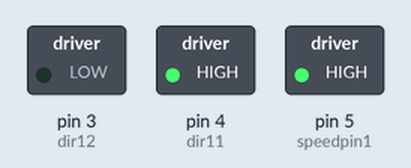
Simulated run of this sketch. Board: Arduino Uno, built with avr-gcc and run on an emulated ATmega328P. On the bench: switched loads named in the sketch (green lamp = pin HIGH).

Above: at 0.05 s.
At 12.0 s:
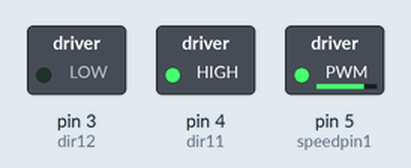
Timing chart, 0 to 13.8 s (numbered marks = the images above):
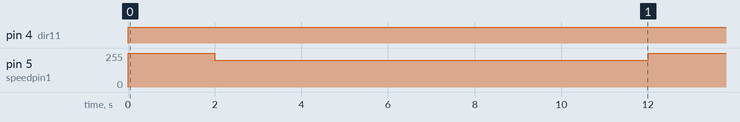

The sketch:

DC_motor_general.ino
```cpp
int speedpin1=5,dir11=4,dir12=3,mspeed=200;

void setup()
{
  pinMode(speedpin1, OUTPUT);
  pinMode(dir11, OUTPUT);
  pinMode(dir12, OUTPUT);

  Serial.begin(9600);
}

void loop()
{
  digitalWrite(dir11, HIGH);
  digitalWrite(dir12, LOW);
  analogWrite(speedpin1,255);
  delay(2000);
  analogWrite(speedpin1,mspeed);
  delay(10000);
}
```

Measured:
- by itself, pin 4 (dir11): LOW → HIGH at 0.00 s
- by itself, pin 5 (speedpin1): alternates 255/255 for 2.0 s and 200/255 for 10.0 s
